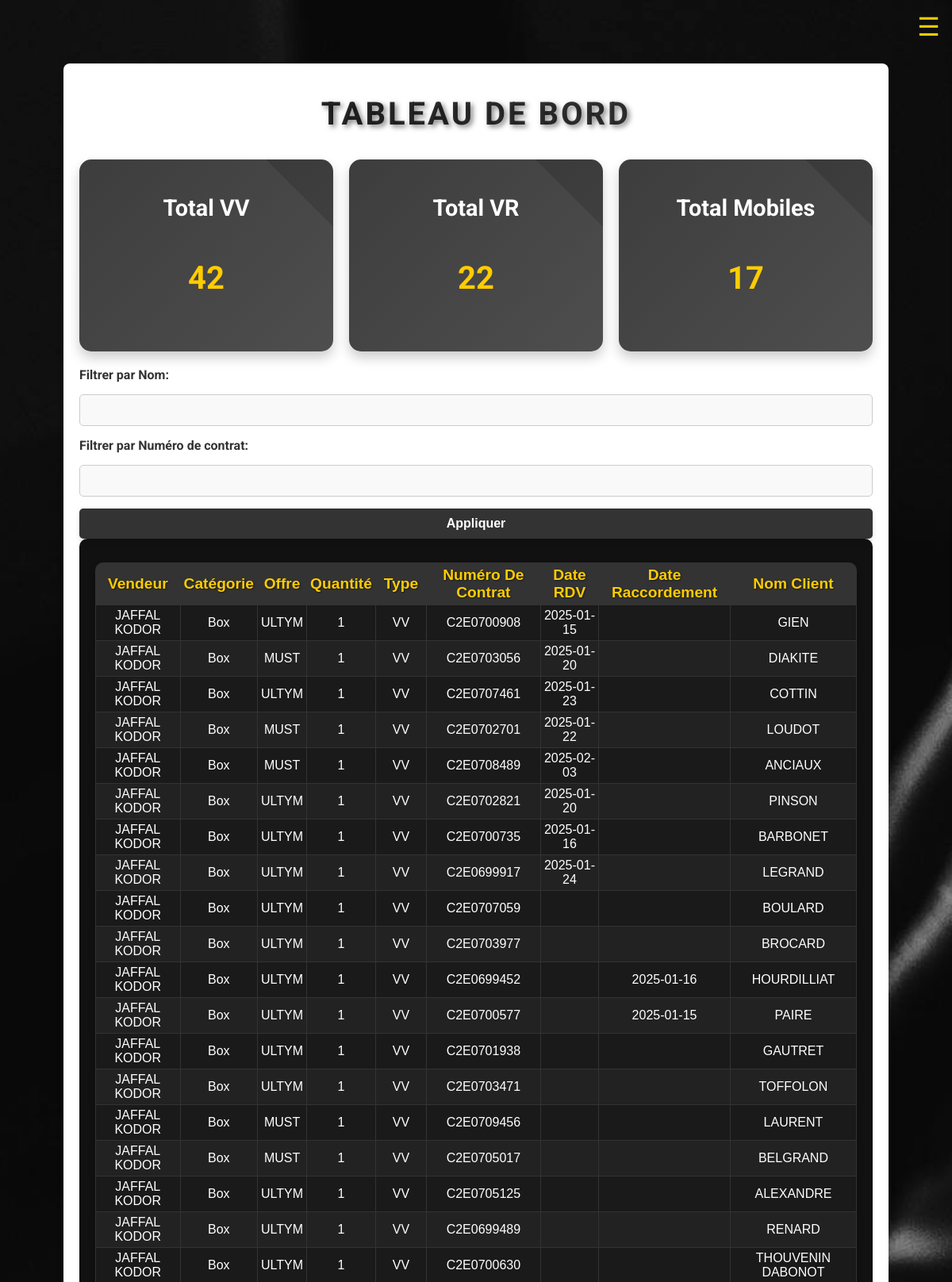
The app's page /dashboard (signed in, upper part) with its own data.
### test.py (models this page shows)
class Sale(db.Model):
    id = db.Column(db.Integer, primary_key=True)
    date = db.Column(db.String(10), nullable=False)
    offer_type = db.Column(db.String(100), nullable=False)  # Box or Mobile
    plan = db.Column(db.String(100), nullable=False)
    quantity = db.Column(db.Integer, nullable=False)  # Quantité
    user_id = db.Column(db.Integer, db.ForeignKey('user.id'), nullable=False)
    class_type = db.Column(db.String(20), nullable=False)  # Ajout de la colonne classe
    contract_number = db.Column(db.String(50), nullable=False)  # Numéro de contrat
    date_rdv = db.Column(db.String(10), nullable=True)  # Nouvelle colonne Date RDV
    date_raccordement = db.Column(db.String(10), nullable=True)  # Nouvelle colonne Date Raccordement
    client_name = db.Column(db.String(100), nullable=True)  # Nouvelle colonne Nom Client

class User(db.Model):
    id = db.Column(db.Integer, primary_key=True)
    username = db.Column(db.String(80), unique=True, nullable=False)
    password = db.Column(db.String(200), nullable=False)
    plain_password = db.Column(db.String(200), nullable=True)  # Stockage en clair (temporaire)
    role = db.Column(db.String(20), default='user')  # user or admin
    sales = db.relationship('Sale', backref='user', lazy=True)

### test.py (the view)
@app.route('/dashboard', methods=['GET', 'POST'])
def dashboard():
    if 'user_id' not in session:
        return redirect(url_for('login'))
    user = User.query.get(session['user_id'])
    filter_username = request.form.get('filter_username', '').strip()
    filter_contract_number = request.form.get('filter_contract_number', '').strip()
    sales_query = Sale.query
    if user.role == 'admin':
        if filter_username:
            sales_query = sales_query.join(User).filter(User.username.ilike(f"%{filter_username}%"))
        if filter_contract_number:
            sales_query = sales_query.filter(Sale.contract_number.ilike(f"%{filter_contract_number}%"))
        all_sales = sales_query.all()
    elif user.role == 'user':
        sales_query = sales_query.filter_by(user_id=user.id)
        if filter_contract_number:
            sales_query = sales_query.filter(Sale.contract_number.ilike(f"%{filter_contract_number}%"))
        all_sales = sales_query.all()
    total_vv = sum(sale.quantity for sale in all_sales if sale.class_type == 'VV')
    total_vr = sum(sale.quantity for sale in all_sales if sale.class_type == 'VR')
    total_mobiles = sum(sale.quantity for sale in all_sales if sale.class_type == 'Mobiles')
    return render_template(
        'layout.html',
        page='dashboard',
        all_sales=all_sales,
        total_vv=total_vv,
        total_vr=total_vr,
        total_mobiles=total_mobiles,
        filter_username=filter_username,
        filter_contract_number=filter_contract_number
    )

### test.py (called while the page is built)
@app.before_request
def restrict_access():
    if 'user_id' in session:
        user = User.query.get(session['user_id'])
        if user:
            session['role'] = user.role
        else:
            session.pop('user_id', None)

### templates/layout.html (shortened to what this page needs)
<!DOCTYPE html>
<html lang="en">
<head>
    <link rel="stylesheet" href="https://cdnjs.cloudflare.com/ajax/libs/font-awesome/6.0.0-beta3/css/all.min.css">
    <link rel="stylesheet" href="{{ url_for('static', filename='style.css') }}">
</head>
<body>
    {% if page != 'login' %}
    <div class="menu-icon" id="menu-toggle">☰</div>
    {% endif %}
    <div class="container">
        {% if page == 'login' %}
        <div class="form-container">
           <audio id="background-audio" loop>
              <source src="{{ url_for('static', filename='audio/background-audio.mp3') }}" type="audio/mpeg">
              Your browser does not support the audio element.
           </audio>
          <h1 class="main-title gradient">
           Bienvenue chez OCF
            <a href="#" class="audio-toggle" title="Activer/Désactiver le son">
            <i class="fas fa-volume-up"></i>
            </a>
          </h1>
            {% if error %}
            <p class="error">{{ error }}</p>
            {% endif %}
            <form method="POST" action="/login">
                <input type="text" name="username" placeholder="Entrer votre nom utilisateur" required>
                <input type="password" name="password" placeholder="Entrer votre mot de passe" required>
                <button type="submit">Login</button>
            </form>
        </div>
        {% elif page == 'dashboard' %}
        <h1>Tableau de Bord</h1>
        <div class="totals-container">
            <div class="card total-vv">
                <h2>Total VV</h2>
                <p class="total-number">{{ total_vv }}</p>
            </div>
            <div class="card total-vr">
                <h2>Total VR</h2>
                <p class="total-number">{{ total_vr }}</p>
            </div>
            <div class="card total-mobiles">
                <h2>Total Mobiles</h2>
                <p class="total-number">{{ total_mobiles }}</p>
            </div>
        </div>
         <form method="POST" action="/dashboard" class="filter-form">
         <label for="filter-username">Filtrer par Nom:</label>
         <input type="text" id="filter-username" name="filter_username" value="{{   filter_username or '' }}">
         <label for="filter-contract-number">Filtrer par Numéro de contrat:</label>
         <input type="text" id="filter-contract-number" name="filter_contract_number"        value="{{ filter_contract_number or '' }}">
             <button type="submit">Appliquer</button>
         </form>
     <div class="table-container">
      <div class="user-sales">
        <table class="dashboard-table">
            <thead>
                <tr>
                    <th>Vendeur</th>
                    <th>Catégorie</th>
                    <th>Offre</th>
                    <th>Quantité</th>
                    <th>Type</th>
                    <th>Numéro de contrat</th>
                    <th>Date RDV</th>
                    <th>Date Raccordement</th>
                    <th>Nom Client</th>
                </tr>
            </thead>
            <tbody>
                {% for sale in all_sales %}
                <tr>
                    <td>{{ sale.user.username }}</td>
                    <td>{{ sale.offer_type }}</td>
                    <td>{{ sale.plan }}</td>
                    <td>{{ sale.quantity }}</td>
                    <td>{{ sale.class_type }}</td>
                    <td>{{ sale.contract_number }}</td>
                    <td>{{ sale.date_rdv }}</td>
                    <td>{{ sale.date_raccordement }}</td>
                    <td>{{ sale.client_name }}</td>
                </tr>
                {% endfor %}
            </tbody>
        </table>
        </div>
         </div>
        {% endif %}
    </div>
</body>
</html>

### records on screen
Sale: user.username "JAFFAL KODOR", offer_type "Box", plan "ULTYM", quantity "1", class_type "VV", contract_number "C2E0700908", date_rdv "2025-01-15", client_name "GIEN"
Sale: user.username "JAFFAL KODOR", offer_type "Box", plan "MUST", quantity "1", class_type "VV", contract_number "C2E0703056", date_rdv "2025-01-20", client_name "DIAKITE"
Sale: user.username "JAFFAL KODOR", offer_type "Box", plan "ULTYM", quantity "1", class_type "VV", contract_number "C2E0707461", date_rdv "2025-01-23", client_name "COTTIN"
Sale: user.username "JAFFAL KODOR", offer_type "Box", plan "MUST", quantity "1", class_type "VV", contract_number "C2E0702701", date_rdv "2025-01-22", client_name "LOUDOT"
Sale: user.username "JAFFAL KODOR", offer_type "Box", plan "MUST", quantity "1", class_type "VV", contract_number "C2E0708489", date_rdv "2025-02-03", client_name "ANCIAUX"
Sale: user.username "JAFFAL KODOR", offer_type "Box", plan "ULTYM", quantity "1", class_type "VV", contract_number "C2E0702821", date_rdv "2025-01-20", client_name "PINSON"
Sale: user.username "JAFFAL KODOR", offer_type "Box", plan "ULTYM", quantity "1", class_type "VV", contract_number "C2E0700735", date_rdv "2025-01-16", client_name "BARBONET"
Sale: user.username "JAFFAL KODOR", offer_type "Box", plan "ULTYM", quantity "1", class_type "VV", contract_number "C2E0699917", date_rdv "2025-01-24", client_name "LEGRAND"
Sale: user.username "JAFFAL KODOR", offer_type "Box", plan "ULTYM", quantity "1", class_type "VV", contract_number "C2E0707059", client_name "BOULARD"
Sale: user.username "JAFFAL KODOR", offer_type "Box", plan "ULTYM", quantity "1", class_type "VV", contract_number "C2E0703977", client_name "BROCARD"
Sale: user.username "JAFFAL KODOR", offer_type "Box", plan "ULTYM", quantity "1", class_type "VV", contract_number "C2E0699452", date_raccordement "2025-01-16", client_name "HOURDILLIAT"
Sale: user.username "JAFFAL KODOR", offer_type "Box", plan "ULTYM", quantity "1", class_type "VV", contract_number "C2E0700577", date_raccordement "2025-01-15", client_name "PAIRE"
Sale: user.username "JAFFAL KODOR", offer_type "Box", plan "ULTYM", quantity "1", class_type "VV", contract_number "C2E0701938", client_name "GAUTRET"
Sale: user.username "JAFFAL KODOR", offer_type "Box", plan "ULTYM", quantity "1", class_type "VV", contract_number "C2E0703471", client_name "TOFFOLON"
Sale: user.username "JAFFAL KODOR", offer_type "Box", plan "MUST", quantity "1", class_type "VV", contract_number "C2E0709456", client_name "LAURENT"
Sale: user.username "JAFFAL KODOR", offer_type "Box", plan "MUST", quantity "1", class_type "VV", contract_number "C2E0705017", client_name "BELGRAND"
Sale: user.username "JAFFAL KODOR", offer_type "Box", plan "ULTYM", quantity "1", class_type "VV", contract_number "C2E0705125", client_name "ALEXANDRE"
Sale: user.username "JAFFAL KODOR", offer_type "Box", plan "ULTYM", quantity "1", class_type "VV", contract_number "C2E0699489", client_name "RENARD"
Sale: user.username "JAFFAL KODOR", offer_type "Box", plan "ULTYM", quantity "1", class_type "VV", contract_number "C2E0700630", client_name "THOUVENIN DABONOT"

### other values on screen
{{ total_vv }} "42"
{{ total_vr }} "22"
{{ total_mobiles }} "17"
